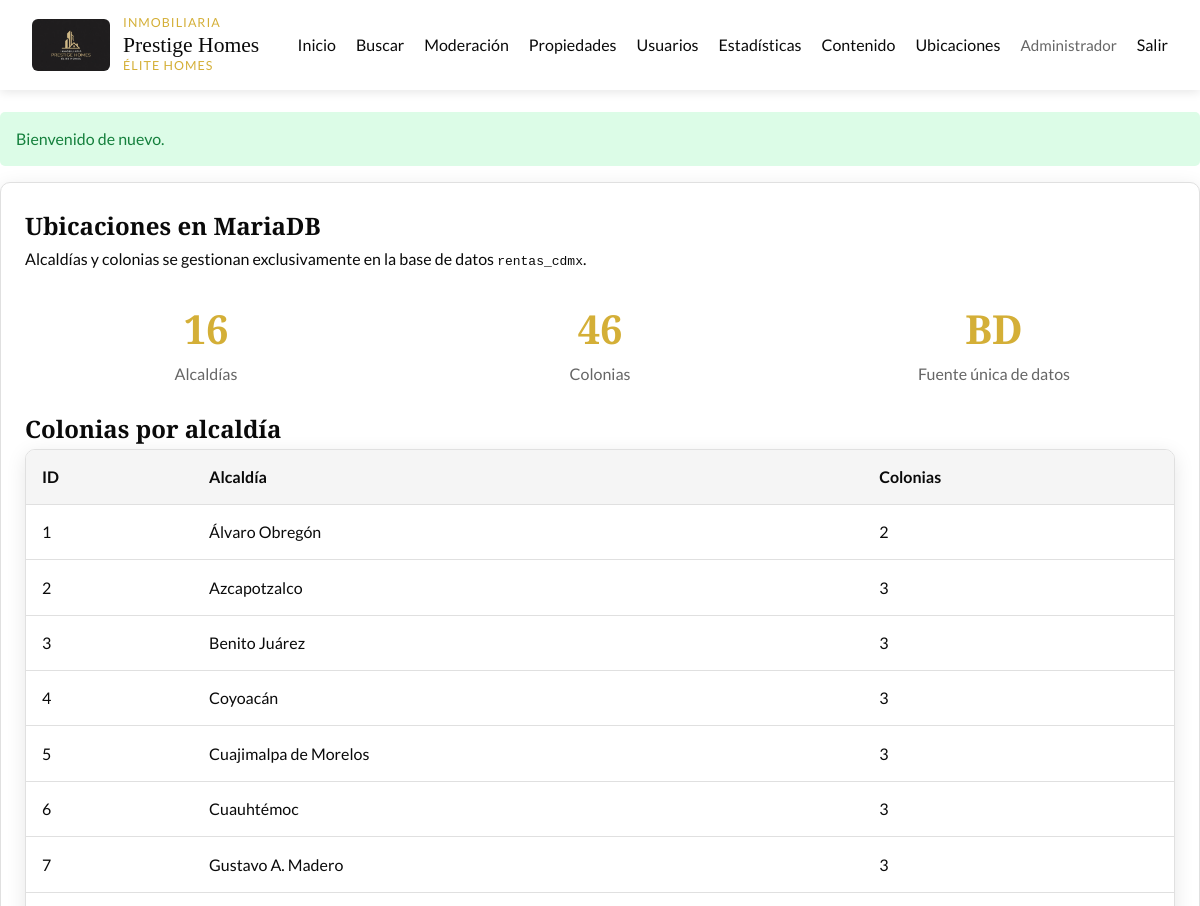
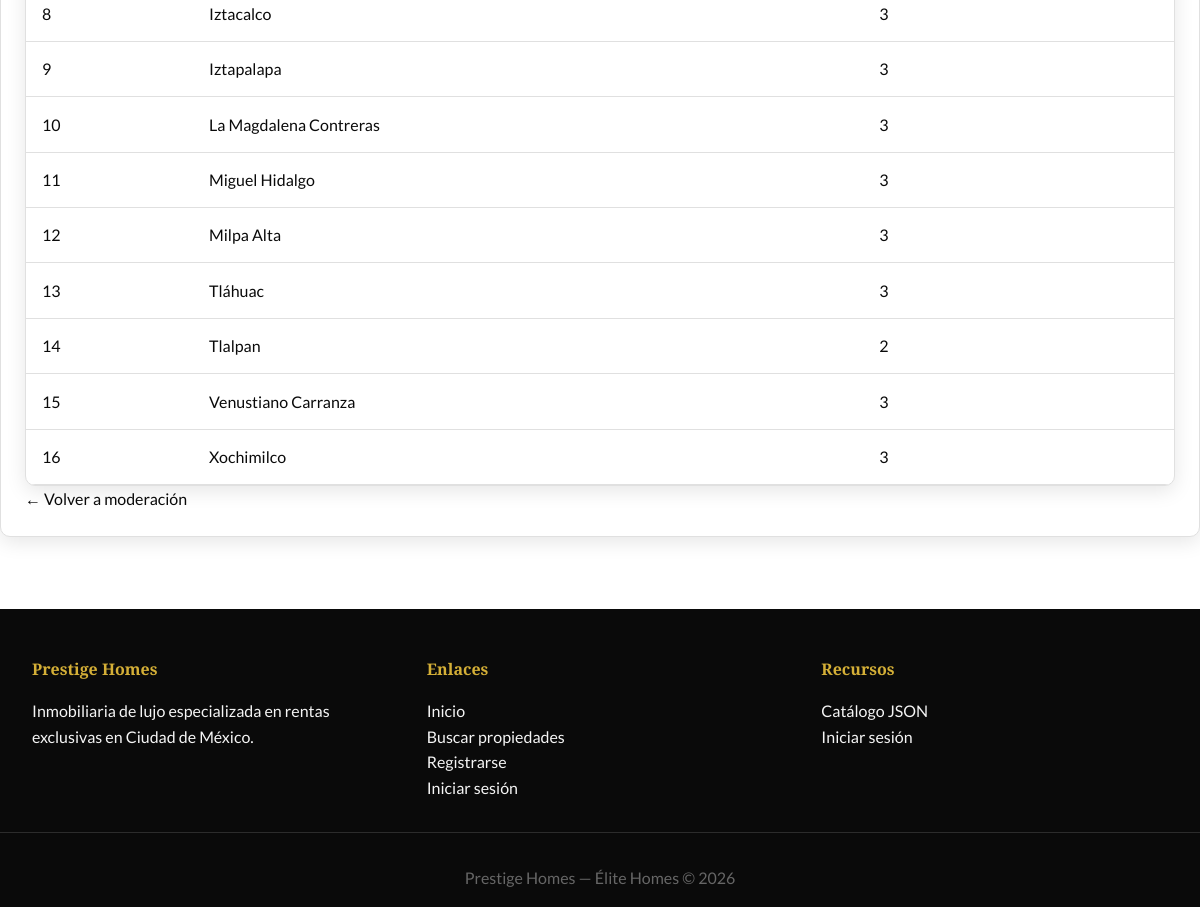
The page /public/admin/ubicaciones.php (signed in) on the database its author committed (2 pictures, top to bottom).
### tables this page shows
CREATE TABLE IF NOT EXISTS usuarios (
    id              INT UNSIGNED AUTO_INCREMENT PRIMARY KEY,
    nombre          VARCHAR(100) NOT NULL,
    apellido        VARCHAR(100) NULL,
    email           VARCHAR(150) NOT NULL UNIQUE,
    telefono        VARCHAR(20) NULL,
    password_hash   VARCHAR(255) NOT NULL,
    rol             ENUM('vendedor', 'admin', 'comprador') NOT NULL DEFAULT 'vendedor',
    activo          TINYINT(1) NOT NULL DEFAULT 1,
    creado_en       DATETIME NOT NULL DEFAULT CURRENT_TIMESTAMP,
    actualizado_en  DATETIME NULL ON UPDATE CURRENT_TIMESTAMP
);

CREATE TABLE IF NOT EXISTS alcaldias (
    id      SMALLINT UNSIGNED AUTO_INCREMENT PRIMARY KEY,
    nombre  VARCHAR(80) NOT NULL UNIQUE
);

### app/helpers/sanitize.php (called while the page is built, shortened)
<?php
function e(?string $value): string
{
    return htmlspecialchars($value ?? '', ENT_QUOTES, 'UTF-8');
}
function url(string $path = ''): string
{
    return BASE_URL . '/' . ltrim($path, '/');
}
function assetUrl(string $path): string
{
    $publicFile = PUBLIC_PATH . '/' . ltrim($path, '/');
    $version = file_exists($publicFile) ? (string) filemtime($publicFile) : (string) time();
    return url($path) . '?v=' . $version;
}

### app/helpers/auth.php (called while the page is built, shortened)
<?php
function currentUser(): ?array
{
    return $_SESSION['user'] ?? null;
}
function isAdmin(): bool
{
    $user = currentUser();
    return $user !== null && $user['rol'] === 'admin';
}
function ensureActiveSession(): void
{
    $dbUser = Usuario::findById(currentUser()['id']);
}

### app/config/database.php (called while the page is built, shortened)
<?php
function dbEnv(string $key, string $default = ''): string
{
    static $fileConfig = null;
    if ($fileConfig === null) {
        $localConfig = __DIR__ . '/config.local.php';
        $fileConfig = file_exists($localConfig) ? require $localConfig : [];
    }
    return (string) ($fileConfig[$key] ?? $default);
}
function getDB(): PDO
{
    static $pdo = null;
    if ($pdo === null) {
        $host = dbEnv('DB_HOST', 'localhost');
        $name = dbEnv('DB_NAME', 'rentas_cdmx');
        $user = dbEnv('DB_USER', 'root');
        $pass = dbEnv('DB_PASS', '');
        $port = dbEnv('DB_PORT', '3306');
        try {
            $dsn = "mysql:host={$host};port={$port};dbname={$name};charset=utf8mb4";
            $pdoOptions = [
                PDO::ATTR_ERRMODE => PDO::ERRMODE_EXCEPTION,
                PDO::ATTR_DEFAULT_FETCH_MODE => PDO::FETCH_ASSOC,
            ];
            $pdo = new PDO($dsn, $user, $pass, $pdoOptions);
        } catch (PDOException $e) {
            if (PHP_SAPI !== 'cli' && !headers_sent()) {
                http_response_code(503);
                header('Content-Type: text/html; charset=UTF-8');
                $enRender = dbEnv('RENDER', '') !== '' || dbEnv('RENDER_SERVICE_ID', '') !== '';
                echo '<!DOCTYPE html><html lang="es"><head><meta charset="UTF-8">';
                echo '<title>Base de datos no disponible</title></head><body>';
                echo '<h1>No se pudo conectar a la base de datos</h1>';
                if ($enRender) {
                    echo '<p>En el panel de <strong>Render</strong>, ve a <em>Environment</em> y define:</p>';
                    echo '<ul><li>DB_HOST</li><li>DB_NAME</li><li>DB_USER</li><li>DB_PASS</li><li>DB_PORT (3306)</li></ul>';
                    echo '<p>Render no incluye MySQL. Necesitas una base MySQL externa (Aiven, Railway, etc.) e importar <code>sql/schema.sql</code>.</p>';
                    echo '<p>La base del profesor (tecweb) solo funciona en ese servidor, no desde Render.</p>';
                } else {
                    echo '<p>Revisa <code>app/config/config.local.php</code> o las variables DB_* del entorno.</p>';
                }
                echo '</body></html>';
                exit;
            }
            throw $e;
        }
        ensurePropiedadFotosSchema($pdo);
        ensureCompradorSchema($pdo);
        ensureCalificacionesSchema($pdo);
        ensureSitioConfigSchema($pdo);
    }
    return $pdo;
}
function ensureCompradorSchema(PDO $db): void
{
    $checked = true;
    try {
        $rolCol = $db->query("SHOW COLUMNS FROM usuarios LIKE 'rol'")->fetch();
        $hasCompradorId = (bool) $db->query("SHOW COLUMNS FROM contactos LIKE 'comprador_id'")->fetch();
        $hasFk = (bool) $db->query(
            "SELECT 1 FROM information_schema.TABLE_CONSTRAINTS
             WHERE CONSTRAINT_SCHEMA = DATABASE()
               AND TABLE_NAME = 'contactos'
               AND CONSTRAINT_NAME = 'fk_contacto_comprador'"
        )->fetch();
        $hasIndex = (bool) $db->query(
            "SHOW INDEX FROM contactos WHERE Key_name = 'idx_contacto_comprador'"
        )->fetch();
        $hasUnique = (bool) $db->query(
            "SHOW INDEX FROM contactos WHERE Key_name = 'uk_contacto_comprador_propiedad'"
        )->fetch();
    } catch (PDOException) {
    }
}
function ensureAdminEmail(PDO $db): void
{
    $checked = true;
}
function ensureCalificacionesSchema(PDO $db): void
{
    $checked = true;
    try {
        $exists = (bool) $db->query(
            "SHOW TABLES LIKE 'calificaciones_vendedor'"
        )->fetch();
        if ($exists) {
            return;
        }
    } catch (PDOException) {
    }
}
function ensureSitioConfigSchema(PDO $db): void
{
    try {
        $exists = (bool) $db->query("SHOW TABLES LIKE 'configuracion_sitio'")->fetch();
        if ($exists) {
            return;
        }
    } catch (PDOException) {
    }
}
function ensurePropiedadFotosSchema(PDO $db): void
{
    $checked = true;
    try {
        $hasTipo = (bool) $db->query("SHOW COLUMNS FROM propiedad_fotos LIKE 'tipo'")->fetch();
        $hasUnique = (bool) $db->query(
            "SHOW INDEX FROM propiedad_fotos WHERE Key_name = 'uk_foto_espacio'"
        )->fetch();
        $ordenCol = $db->query("SHOW COLUMNS FROM propiedad_fotos LIKE 'orden'")->fetch();
    } catch (PDOException) {
    }
}

### app/models/Usuario.php (called while the page is built, shortened)
<?php
class Usuario
{
    public static function findById(int $id): ?array
    {
        $stmt = getDB()->prepare('SELECT * FROM usuarios WHERE id = ? LIMIT 1');
        $stmt->execute([$id]);
        $user = $stmt->fetch();
        return $user ?: null;
    }
}

### app/bootstrap.php (called while the page is built, shortened)
<?php
require_once BASE_PATH . '/app/config/database.php';
require_once BASE_PATH . '/app/helpers/sanitize.php';
require_once BASE_PATH . '/app/helpers/flash.php';
require_once BASE_PATH . '/app/helpers/auth.php';
require_once BASE_PATH . '/app/helpers/layout.php';
spl_autoload_register(static function (string $class): void {
    $file = BASE_PATH . '/app/models/' . $class . '.php';
});
ensureActiveSession();

### app/helpers/flash.php (called while the page is built, shortened)
<?php
function getFlashes(): array
{
    $messages = $_SESSION['flash'] ?? [];
    return $messages;
}

### app/models/Alcaldia.php (called while the page is built, shortened)
<?php
class Alcaldia
{
    public static function all(): array
    {
        return getDB()
            ->query('SELECT id, nombre FROM alcaldias ORDER BY nombre')
            ->fetchAll();
    }
    public static function count(): int
    {
        return (int) getDB()->query('SELECT COUNT(*) FROM alcaldias')->fetchColumn();
    }
}

### app/models/Colonia.php (called while the page is built, shortened)
<?php
class Colonia
{
    public static function mapByAlcaldia(): array
    {
        $stmt = getDB()->query(
            'SELECT id, alcaldia_id, nombre, codigo_postal
             FROM colonias
             ORDER BY nombre'
        );
        $map = [];
        foreach ($stmt->fetchAll() as $row) {
            $alcaldiaId = (int) $row['alcaldia_id'];
            $map[$alcaldiaId][] = [
                'id' => (int) $row['id'],
                'nombre' => $row['nombre'],
                'codigo_postal' => $row['codigo_postal'],
            ];
        }
        return $map;
    }
    public static function count(): int
    {
        return (int) getDB()->query('SELECT COUNT(*) FROM colonias')->fetchColumn();
    }
}

### public/admin/ubicaciones.php (the view, shortened to what this page needs)
<?php
require_once dirname(__DIR__, 2) . '/app/bootstrap.php';
$totalAlcaldias = Alcaldia::count();
$totalColonias = Colonia::count();
$mapaColonias = Colonia::mapByAlcaldia();
renderHeader('Ubicaciones');
?>
<section class="card">
    <h1>Ubicaciones en MariaDB</h1>
    <p>
        Alcaldías y colonias se gestionan exclusivamente en la base de datos
        <code>rentas_cdmx</code>.
    </p>
    <div class="stats" style="padding: 1.5rem 0; background: transparent;">
        <div class="container" style="padding: 0;">
            <div class="stat-item">
                <h3><?= $totalAlcaldias ?></h3>
                <p>Alcaldías</p>
            </div>
            <div class="stat-item">
                <h3><?= $totalColonias ?></h3>
                <p>Colonias</p>
            </div>
            <div class="stat-item">
                <h3>BD</h3>
                <p>Fuente única de datos</p>
            </div>
        </div>
    </div>
    <h2>Colonias por alcaldía</h2>
    <div class="table-wrap">
        <table>
            <thead>
                <tr>
                    <th>ID</th>
                    <th>Alcaldía</th>
                    <th>Colonias</th>
                </tr>
            </thead>
            <tbody>
                <?php foreach (Alcaldia::all() as $alcaldia): ?>
                    <?php $id = (int) $alcaldia['id']; ?>
                    <tr>
                        <td><?= $id ?></td>
                        <td><?= e($alcaldia['nombre']) ?></td>
                        <td><?= count($mapaColonias[$id] ?? []) ?></td>
                    </tr>
                <?php endforeach; ?>
            </tbody>
        </table>
    </div>
    <p><a href="<?= e(url('/admin/index.php')) ?>">← Volver a moderación</a></p>
</section>
<?php renderFooter(); ?>

### app/helpers/layout.php (shortened to what this page needs)
<?php
function renderHeader(string $title = 'Inicio', string $layout = 'default'): void
{
    $user = currentUser();
    $bodyClass = 'layout-' . preg_replace('/[^a-z0-9_-]/', '', $layout);
    ?>
<!DOCTYPE html>
<html lang="es">
<head>
    <link rel="stylesheet" href="<?= e(assetUrl('/assets/css/style.css')) ?>">
</head>
<body class="<?= e($bodyClass) ?>">
<header class="site-header">
    <div class="header-container">
        <a href="<?= e(url('/index.php')) ?>" class="logo" aria-label="<?= e(SITE_NAME . ' - ' . SITE_TAGLINE) ?>">
            <img src="<?= e(url(SITE_LOGO)) ?>" alt="<?= e(SITE_NAME . ' - ' . SITE_TAGLINE) ?>" class="logo-img">
            <span class="logo-text logo-text-compact">
                <span class="logo-industry"><?= e(SITE_INDUSTRY) ?></span>
                <?= e(SITE_NAME) ?>
                <span><?= e(SITE_TAGLINE) ?></span>
            </span>
        </a>
        <nav class="main-nav">
            <ul>
                <li><a href="<?= e(url('/index.php')) ?>">Inicio</a></li>
                <li><a href="<?= e(url('/propiedades.php')) ?>">Buscar</a></li>
                <?php if ($user): ?>
                    <?php if (isAdmin()): ?>
                        <li><a href="<?= e(url('/admin/index.php')) ?>">Moderación</a></li>
                        <li><a href="<?= e(url('/admin/propiedades.php')) ?>">Propiedades</a></li>
                        <li><a href="<?= e(url('/admin/usuarios.php')) ?>">Usuarios</a></li>
                        <li><a href="<?= e(url('/admin/estadisticas.php')) ?>">Estadísticas</a></li>
                        <li><a href="<?= e(url('/admin/contenido.php')) ?>">Contenido</a></li>
                        <li><a href="<?= e(url('/admin/ubicaciones.php')) ?>">Ubicaciones</a></li>
                    <?php endif; ?>
                    <li><span class="user-greeting"><?= e($user['nombre']) ?></span></li>
                    <li><a href="<?= e(url('/logout.php')) ?>">Salir</a></li>
                <?php else: ?>
                    <li><a href="<?= e(url('/login.php')) ?>" class="btn-header btn-header-outline">Iniciar sesión</a></li>
                    <li><a href="<?= e(url('/registrarse.php')) ?>" class="btn-header">Registrarse</a></li>
                <?php endif; ?>
            </ul>
        </nav>
    </div>
</header>
<?php if ($layout === 'auth'): ?>
<div class="auth-container">
    <div class="auth-box">
<?php elseif ($layout === 'search'): ?>
<div class="search-page">
<?php elseif ($layout === 'home'): ?>
<main class="site-main site-main-home">
<?php else: ?>
<main class="site-main container">
<?php endif; ?>
    <?php foreach (getFlashes() as $flash): ?>
        <div class="alert alert-<?= e($flash['type']) ?>"><?= e($flash['message']) ?></div>
    <?php endforeach; ?>
    <?php
}
function renderFooter(string $layout = 'default'): void
{
    if ($layout === 'auth'): ?>
    </div>
</div>
<?php elseif ($layout === 'search'): ?>
</div>
<?php else: ?>
</main>
<?php endif; ?>
<footer class="site-footer">
    <div class="footer-content">
        <div class="footer-section">
            <h4><?= e(SITE_NAME) ?></h4>
            <p><?= e(SITE_INDUSTRY) ?> de lujo especializada en rentas exclusivas en Ciudad de México.</p>
        </div>
        <div class="footer-section">
            <h4>Enlaces</h4>
            <ul>
                <li><a href="<?= e(url('/index.php')) ?>">Inicio</a></li>
                <li><a href="<?= e(url('/propiedades.php')) ?>">Buscar propiedades</a></li>
                <li><a href="<?= e(url('/registrarse.php')) ?>">Registrarse</a></li>
                <li><a href="<?= e(url('/login.php')) ?>">Iniciar sesión</a></li>
            </ul>
        </div>
        <div class="footer-section">
            <h4>Recursos</h4>
            <ul>
                <li><a href="<?= e(url('/api/propiedades.php')) ?>">Catálogo JSON</a></li>
                <li><a href="<?= e(url('/login.php')) ?>">Iniciar sesión</a></li>
            </ul>
        </div>
    </div>
    <div class="footer-bottom">
        <p><?= e(SITE_NAME) ?> — <?= e(SITE_TAGLINE) ?> &copy; <?= date('Y') ?></p>
    </div>
</footer>
</body>
</html>
    <?php
}

### rows shown on the page
usuarios: nombre "Administrador"
alcaldias: id "1", nombre "Álvaro Obregón", id "2"
alcaldias: id "2", nombre "Azcapotzalco", id "3"
alcaldias: id "3", nombre "Benito Juárez"
alcaldias: id "4", nombre "Coyoacán", id "3"
alcaldias: id "5", nombre "Cuajimalpa de Morelos", id "3"
alcaldias: id "6", nombre "Cuauhtémoc", id "3"
alcaldias: id "7", nombre "Gustavo A. Madero", id "3"
alcaldias: id "8", nombre "Iztacalco", id "3"
alcaldias: id "9", nombre "Iztapalapa", id "3"
alcaldias: id "10", nombre "La Magdalena Contreras", id "3"
alcaldias: id "11", nombre "Miguel Hidalgo", id "3"
alcaldias: id "12", nombre "Milpa Alta", id "3"
alcaldias: id "13", nombre "Tláhuac", id "3"
alcaldias: id "14", nombre "Tlalpan", id "2"
alcaldias: id "15", nombre "Venustiano Carranza", id "3"
alcaldias: id "16", nombre "Xochimilco", id "3"

### other values the page prints
SITE_INDUSTRY "INMOBILIARIA"
SITE_NAME "Prestige Homes"
SITE_TAGLINE "ÉLITE HOMES"
$flash['message'] "Bienvenido de nuevo."
$totalAlcaldias "16"
$totalColonias "46"
SITE_INDUSTRY "Inmobiliaria"
SITE_TAGLINE "Élite Homes"
